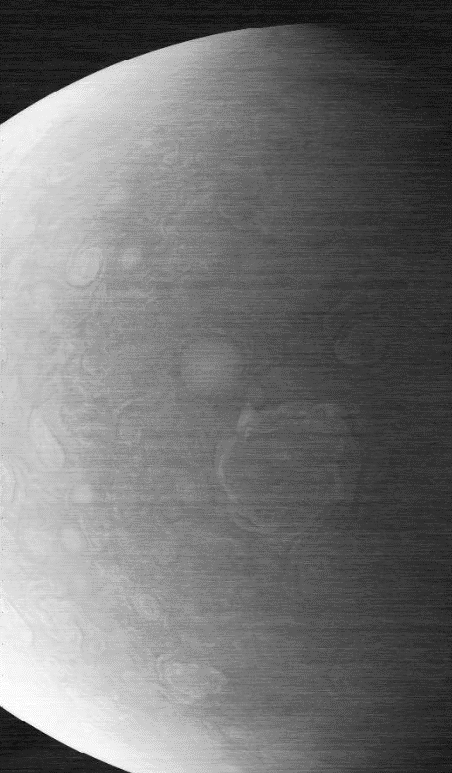
#> input picture hw3/images/noisy_image.tif, 452 x 773 px
$ python hw3_b.py --subproblem 1
#> lines starting #> are read from the running program, lines starting #| are printed output that depends on the picture; after the words box and inside, x2 and y2 are one past the last pixel; in counts of white or black regions, pixels touching at a corner belong together
#> in sub_one, img is the input picture: shape (773, 452); min 0, max 255, mean 114.8
import os
import numpy as np
import cv2
import argparse
import sys

def normalize_and_save(path, img_float):
    g_norm = img_float.copy()
    g_min = g_norm.min()
    g_max = g_norm.max()

    g_norm = g_norm - g_min
    if (g_max - g_min) > 1e-8:
        g_norm = g_norm / (g_max - g_min)

    g_u8 = (g_norm * 255).astype(np.uint8)
    cv2.imwrite(path, g_u8)

# [17 lines left out: functions normalize_img, custom_normalize, not called in this run]

def custom_calc_hist(img):
    hist, _ = np.histogram(img.ravel(), bins=np.arange(257))
    return hist.astype(np.float32)

# [193 lines left out: functions custom_gaussian_blur, custom_equalize_hist, custom_clahe, draw_histogram, single_scale_retinex, not called in this run]

def run_part1_logic(img_gray):
    img_f = img_gray.astype(np.float32)
    M, N = img_f.shape
#> M = 773; N = 452

    F = np.fft.fft2(img_f)
    F_shift = np.fft.fftshift(F)

    H_shift = np.ones_like(img_f)
    crow, ccol = M // 2, N // 2
#> crow = 386; ccol = 226

    notch_width = 4
    dc_pass_height = 20

    H_shift[:, ccol - notch_width : ccol + notch_width] = 0.0

    H_shift[crow - dc_pass_height : crow + dc_pass_height,
            ccol - notch_width : ccol + notch_width] = 1.0

    G_shift = F_shift * H_shift
    G = np.fft.ifftshift(G_shift)
    g = np.fft.ifft2(G).real

    return g, H_shift

# [31 lines left out: functions run_part2_logic, run_part3_logic, not called in this run]

def sub_one(image_path, output_dir):
    print("Executing Subproblem 1...")
    img = cv2.imread(image_path, cv2.IMREAD_GRAYSCALE)
    if img is None:
        raise FileNotFoundError(f"Failed to read image at {image_path}")
    os.makedirs(output_dir, exist_ok=True)

    g_p1, H_shift = run_part1_logic(img)
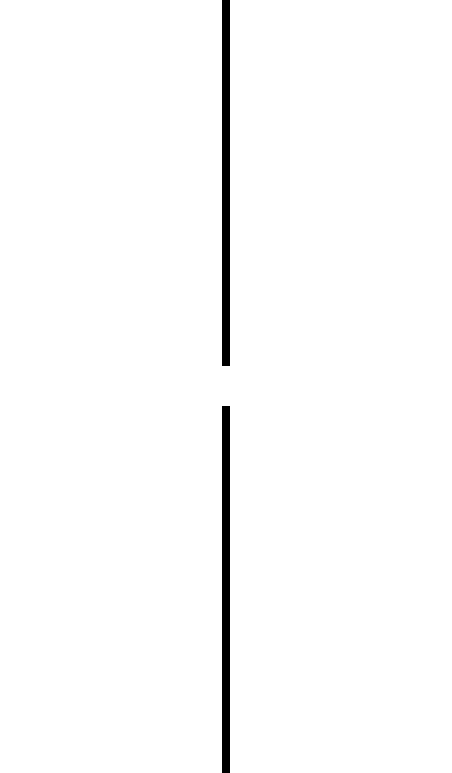
#> H_shift: shape (773, 452) float32; values 0 (black) and 1 (white), 98.3% white; 2 black regions, box (x1, y1, x2, y2) and area: (222, 406, 230, 773) 2936, (222, 0, 230, 366) 2928

    normalize_and_save(os.path.join(output_dir, '1_filter.png'), H_shift)
#> in normalize_and_save, `g_min = g_norm.min()`: g_min = 0
#> in normalize_and_save, `g_max = g_norm.max()`: g_max = 1
    normalize_and_save(os.path.join(output_dir, '1_filtered_image.png'), g_p1)
    print("Subproblem 1: Filter and filtered image saved.")

# [77 lines left out: functions sub_two, sub_three, sub_four, not called in this run]

def parse_args():
    parser = argparse.ArgumentParser()
    parser.add_argument('--input', type=str, default='./images/noisy_image.tif')
    parser.add_argument('--output', type=str, default='./output_b/')
    parser.add_argument('--subproblem', type=int, required=True, choices=[1, 2, 3, 4])
    return parser.parse_args()

def main():
    args = parse_args()

    if not os.path.exists(args.input):
        print(f"Error: Input image not found at {args.input}", file=sys.stderr)
        print("Please make sure 'noisy_image.tif' is in the 'images' directory or specify the correct path with --input.", file=sys.stderr)
        return

    os.makedirs(args.output, exist_ok=True)

    if args.subproblem == 1:
        sub_one(args.input, args.output)
    elif args.subproblem == 2:
        sub_two(args.input, args.output)
    elif args.subproblem == 3:
        sub_three(args.input, args.output)
    elif args.subproblem == 4:
        sub_four(args.input, args.output)
    else:
        print(f"Invalid subproblem: {args.subproblem}", file=sys.stderr)

if __name__ == '__main__':
    main()
